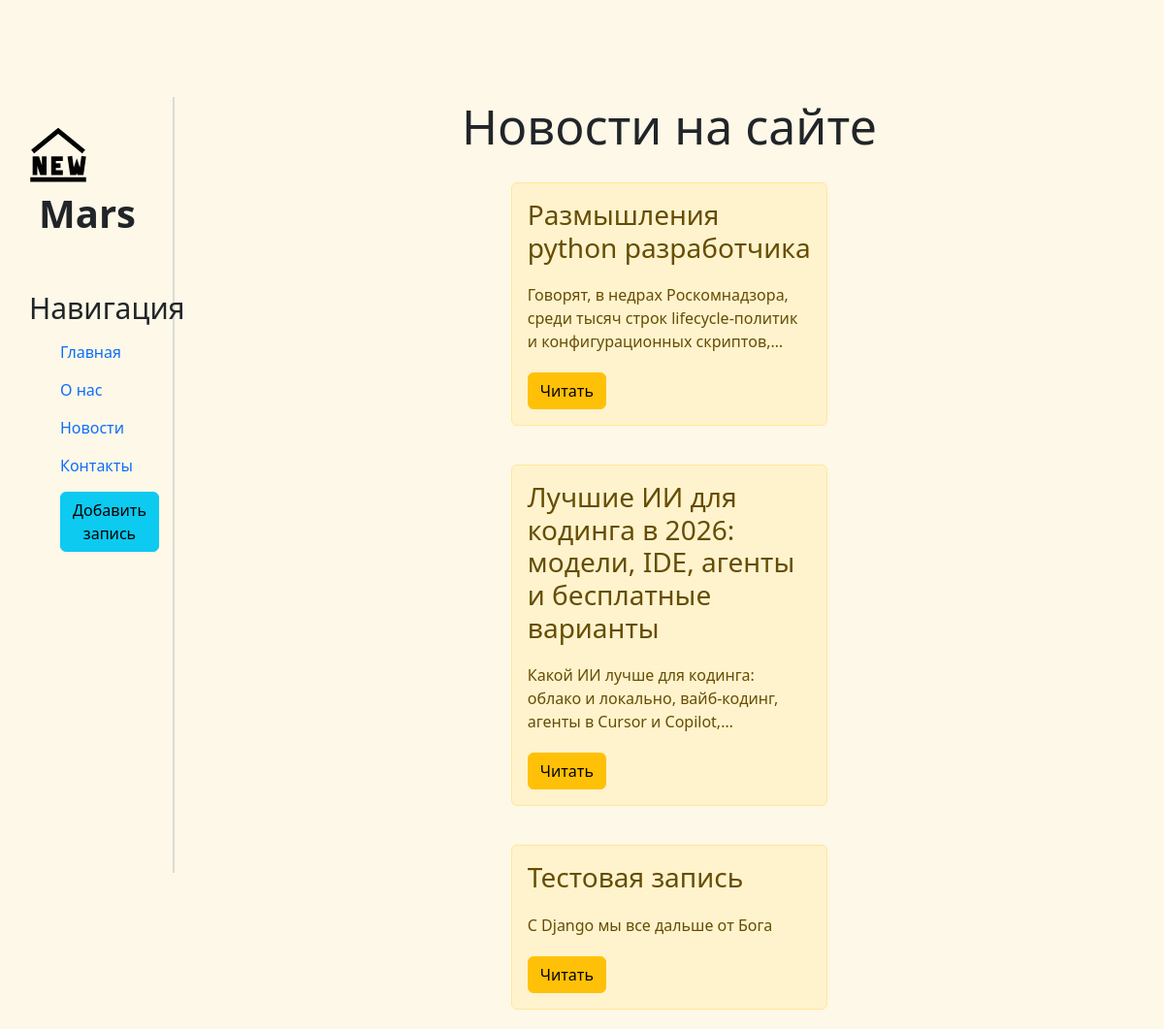
The page /news/ on the database as committed earlier.
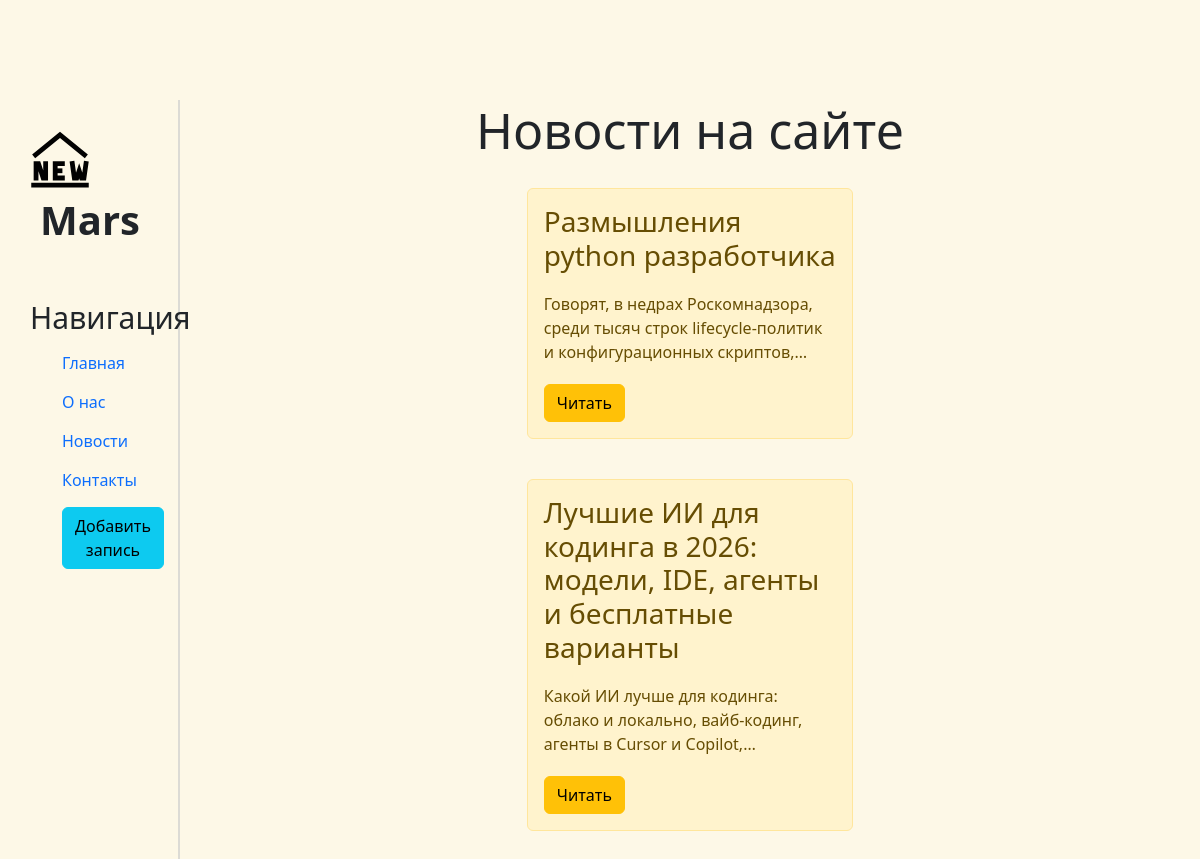
The same page on the database as committed later.
### news/models.py (models this page shows, shortened)
class Articles(models.Model):
    title = models.CharField('Название', max_length=80)
    anons = models.CharField('Анонс', max_length=200)
    text = models.TextField('Статья')
    date = models.DateTimeField('Дата публикации')
    class Meta:
        verbose_name = 'Новость'
        verbose_name_plural = 'Новости'

### news/views.py (the view)
# urls.py: path('', views.news_home, name="news_home"),
def news_home(request):
    news = Articles.objects.order_by('-date')
    return render(request, 'news/news_home.html', {'news': news})

### news/templates/news/news_home.html (shortened to what this page needs)
{% extends 'main/layout.html' %}
{% block content %}
    <div class="features">
        <h1>Новости на сайте</h1>
        {% if news %}
            {% for el in news %}
                <div class="alert alert-warning">
                    <h3>{{ el.title }}</h3>
                    <p>{{ el.anons }}</p>
                    <a href="{% url 'news_detail' el.id %}" class="btn btn-warning">Читать</a>
                </div>
            {% endfor %}
        {% else %}
            <p>Записей нет</p>
        {% endif %}
    </div>
{% endblock %}

Rows that differ between the two databases and show on the page:
removed Articles: title "Тестовая запись", anons "С Django мы все дальше от Бога"
